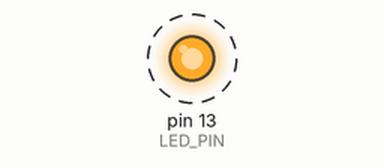
The sketch below on a simulated Arduino Uno, built with avr-gcc and run on an emulated ATmega328P. Parts: output pins drawn as LEDs (lit = HIGH). Dashed ring = blinking. What the sketch prints to the serial monitor is not drawn.

Above: at 0.05 s.
Timing chart, 0 to 3.0 s (numbered marks = the images above):
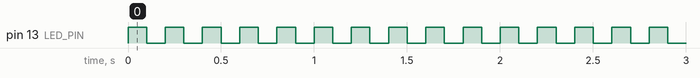

Measured:
- by itself, pin 13 (LED_PIN): alternates HIGH for 0.10 s and LOW for 0.10 s

The sketch:

serial_hello.ino
```cpp
// serial_hello: prints a greeting on the serial port and blinks one LED.
// Target: ATmega328P at 16 MHz. LED on PB5 (pin 13).
// The serial port (USART0) is not modelled by the emulator setup, so a check of this
// program gives COULDN'T TELL. In the emulator the transmit buffer never drains, so
// Serial.print waits forever once the buffer is full.

const int LED_PIN = 13; // PB5
bool ledOn = false;

void setup() {
  pinMode(LED_PIN, OUTPUT);
  Serial.begin(9600);
}

void loop() {
  Serial.print("hello ");
  ledOn = !ledOn;
  digitalWrite(LED_PIN, ledOn ? HIGH : LOW);
  delay(100);
}
```
